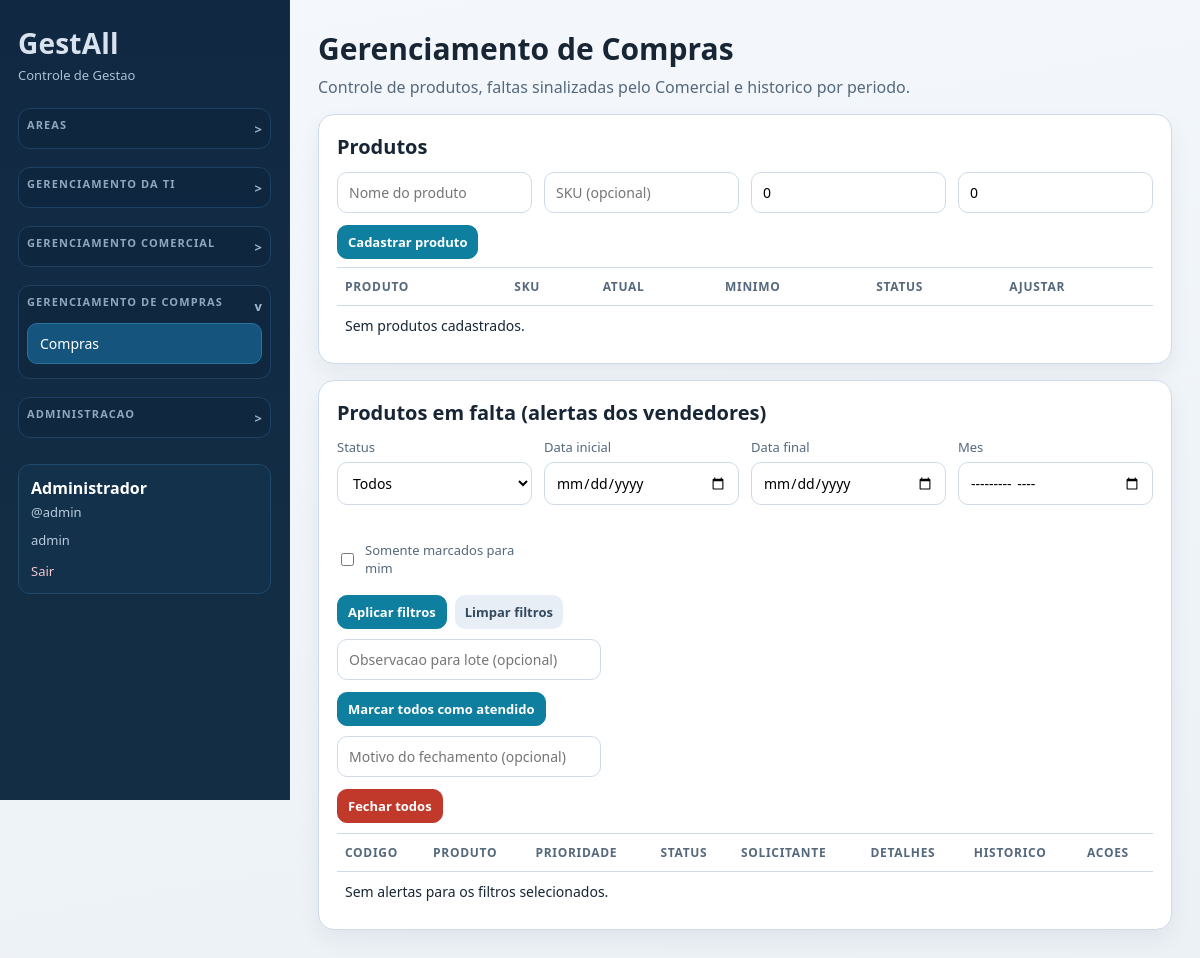
Page /index.php?r=purchases.manage (signed in) on the earlier database version.
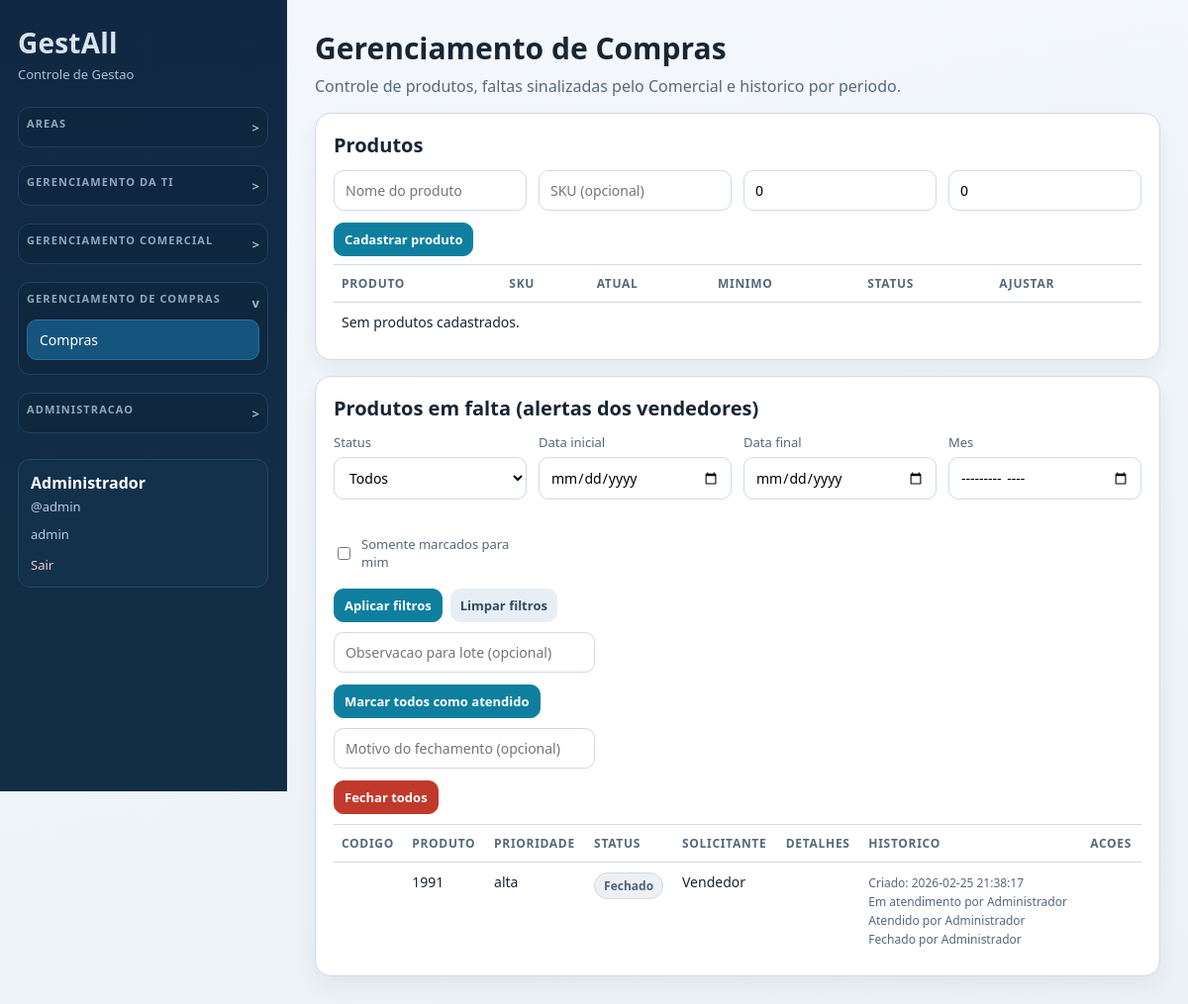
Same page on the later database version.
### tables this page shows
CREATE TABLE purchase_shortage_alerts (
                id INTEGER PRIMARY KEY AUTOINCREMENT,
                product_name TEXT NOT NULL,
                details TEXT,
                priority TEXT NOT NULL DEFAULT 'alta',
                status TEXT NOT NULL DEFAULT 'pending',
                requested_by_user_id INTEGER NOT NULL,
                accepted_by_user_id INTEGER,
                accepted_at TEXT,
                created_at TEXT NOT NULL DEFAULT CURRENT_TIMESTAMP,
                updated_at TEXT, product_code TEXT, resolved_by_user_id INTEGER, resolved_at TEXT, closed_by_user_id INTEGER, closed_at TEXT, resolution_note TEXT,
                FOREIGN KEY (requested_by_user_id) REFERENCES users(id) ON DELETE CASCADE,
                FOREIGN KEY (accepted_by_user_id) REFERENCES users(id) ON DELETE SET NULL
            );

### app/Core/View.php (called while the page is built, shortened)
<?php
final class View
{
    public static function render(string $view, array $data = []): void
    {
        extract($data, EXTR_SKIP);
        $viewFile = __DIR__ . '/../Views/' . $view . '.php';
        require __DIR__ . '/../Views/partials/header.php';
        require $viewFile;
        require __DIR__ . '/../Views/partials/footer.php';
    }
}

### app/Controllers/PurchasesController.php (called while the page is built, shortened)
<?php
final class PurchasesController
{
    public function manage(): void
    {
        $filters = $this->readShortageFilters($_GET);
        View::render('purchases/manage', [
            'title' => 'Gerenciamento de Compras',
            'currentRoute' => 'purchases.manage',
            'products' => $this->purchases->products(),
            'alerts' => $this->purchases->shortageAlerts($filters),
            'filters' => $filters,
            'success' => $_GET['ok'] ?? null,
            'error' => $_GET['error'] ?? null,
        ]);
    }
    private function readShortageFilters(array $source): array
    {
        $status = trim((string) ($source['status_filter'] ?? ''));
        if (!in_array($status, self::SHORTAGE_STATUSES, true)) {
            $status = '';
        }
        return [
            'status' => $status,
            'date_from' => trim((string) ($source['date_from'] ?? '')),
            'date_to' => trim((string) ($source['date_to'] ?? '')),
            'month' => trim((string) ($source['month'] ?? '')),
            'mine' => (int) ((string) ($source['mine'] ?? '0') === '1'),
        ];
    }
}

### app/Repositories/PurchaseRepository.php (called while the page is built, shortened)
<?php
final class PurchaseRepository
{
    public function shortageAlerts(array $filters = [], ?int $requestedByUserId = null): array
    {
        $sql =
            'SELECT a.*,
                    requester.name AS requester_name,
                    accepter.name AS accepted_by_name,
                    resolver.name AS resolved_by_name,
                    closer.name AS closed_by_name
             FROM purchase_shortage_alerts a
             INNER JOIN users requester ON requester.id = a.requested_by_user_id
             LEFT JOIN users accepter ON accepter.id = a.accepted_by_user_id
             LEFT JOIN users resolver ON resolver.id = a.resolved_by_user_id
             LEFT JOIN users closer ON closer.id = a.closed_by_user_id';
        $params = [];
        $sql .= " ORDER BY CASE a.status
                    WHEN 'pending' THEN 0
                    WHEN 'accepted' THEN 1
                    WHEN 'resolved' THEN 2
                    WHEN 'closed' THEN 3
                    ELSE 4
                 END, a.created_at DESC";
        $stmt = $this->pdo->prepare($sql);
        $stmt->execute($params);
        return $stmt->fetchAll();
    }
}

### app/Views/purchases/manage.php (the view, shortened to what the rows shown need)
<section class="page-head">
    <h1>Gerenciamento de Compras</h1>
</section>
<?php
    $statusLabel = static function (string $status): string {
        return match ($status) {
            'pending' => 'Pendente',
            'accepted' => 'Em atendimento',
            'resolved' => 'Atendido',
            'closed' => 'Fechado',
            default => $status,
        };
    };
    $statusClass = static function (string $status): string {
        return match ($status) {
            'pending' => 'status-dot warning',
            'accepted' => 'status-dot info',
            'resolved' => 'status-dot ok',
            'closed' => 'status-dot muted',
            default => 'status-dot',
        };
    };
?>
<section class="card">
    <h2>Produtos</h2>
    <div class="table-wrap">
        <table>
            <thead>
                <tr>
                    <th>Produto</th>
                    <th>SKU</th>
                    <th>Atual</th>
                    <th>Minimo</th>
                    <th>Status</th>
                    <th>Ajustar</th>
                </tr>
            </thead>
        </table>
    </div>
</section>
<section class="card">
    <h2>Produtos em falta (alertas dos vendedores)</h2>
    <div class="table-wrap">
        <table>
            <thead>
                <tr>
                    <th>Codigo</th>
                    <th>Produto</th>
                    <th>Prioridade</th>
                    <th>Status</th>
                    <th>Solicitante</th>
                    <th>Detalhes</th>
                    <th>Historico</th>
                    <th>Acoes</th>
                </tr>
            </thead>
            <tbody>
                <?php foreach ($alerts as $alert): ?>
                    <tr>
                        <td><strong><?= htmlspecialchars((string) ($alert['product_code'] ?? '')) ?></strong></td>
                        <td><?= htmlspecialchars((string) $alert['product_name']) ?></td>
                        <td><?= htmlspecialchars((string) $alert['priority']) ?></td>
                        <td><span class="<?= $statusClass((string) $alert['status']) ?>"><?= htmlspecialchars($statusLabel((string) $alert['status'])) ?></span></td>
                        <td><?= htmlspecialchars((string) $alert['requester_name']) ?></td>
                        <td><?= htmlspecialchars((string) ($alert['details'] ?? '')) ?></td>
                        <td>
                            <span class="muted small">
                                Criado: <?= htmlspecialchars((string) ($alert['created_at'] ?? '')) ?><br>
                                <?php if (!empty($alert['accepted_at'])): ?>
                                    Em atendimento por <?= htmlspecialchars((string) ($alert['accepted_by_name'] ?? '')) ?><br>
                                <?php endif; ?>
                                <?php if (!empty($alert['resolved_at'])): ?>
                                    Atendido por <?= htmlspecialchars((string) ($alert['resolved_by_name'] ?? '')) ?><br>
                                <?php endif; ?>
                                <?php if (!empty($alert['closed_at'])): ?>
                                    Fechado por <?= htmlspecialchars((string) ($alert['closed_by_name'] ?? '')) ?>
                                <?php endif; ?>
                            </span>
                        </td>
                        <td>
                        </td>
                    </tr>
                <?php endforeach; ?>
            </tbody>
        </table>
    </div>
</section>

Differences in the rows shown:
added purchase_shortage_alerts: product_name "1991", priority "alta", status "Fechado", requester_name "Vendedor", created_at "2026-02-25 21:38:17", accepted_by_name "Administrador", resolved_by_name "Administrador", closed_by_name "Administrador"
Other differences:
text no longer shown: "Sem alertas para os filtros selecionados."
